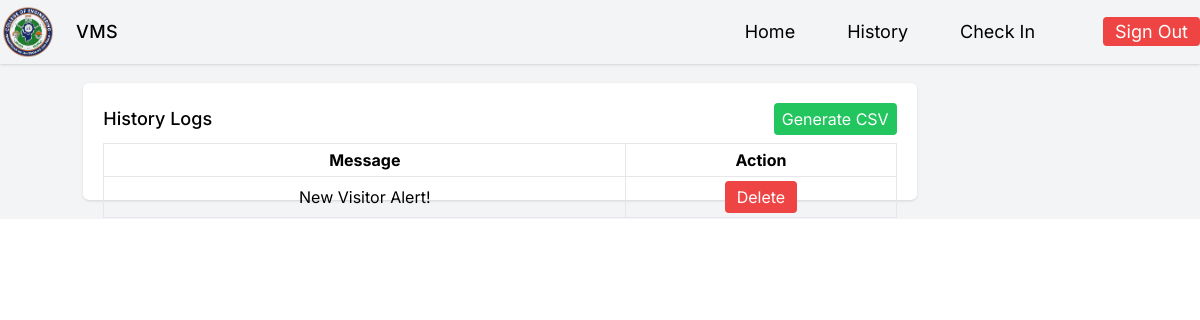
The app's page /notifications (signed in), older data.
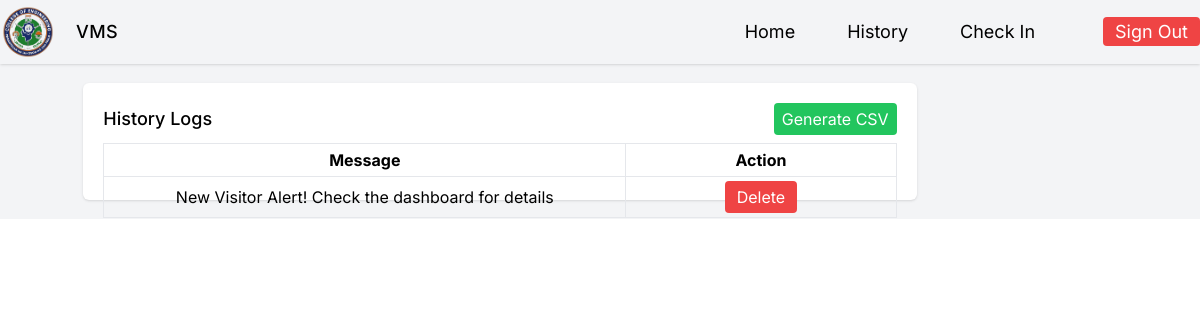
The same page, newer data.
### app.py (models this page shows)
class Notifications(db.Model):
    id = db.Column(db.Integer, primary_key=True)
    message = db.Column(db.String(100), nullable=False)
    isRead = db.Column(db.Boolean, nullable=False, default=False)
    user_id = db.Column(db.Integer, db.ForeignKey('user.id'), nullable=False)

### app.py (the view)
@app.route('/notifications', methods=['GET', 'POST'])
def notifications():
    if 'user_id' not in session:
        flash('You need to log in to access this page!', 'error')
        return redirect(url_for('login'))
    if request.method == 'POST':
        log = Notifications.query.get(request.form.get('notif_id'))
        db.session.delete(log)
        db.session.commit()
        flash('Deleted notifications successfully!', 'success')
    notifications = Notifications.query.all()
    return render_template('Notifications.html', notifications=notifications)

### templates/Notifications.html (shortened to what this page needs)
{% extends './Base.html' %}
{% block content %}
    <div class="h-[93dvh] w-5/6 flex items-center justify-center font-Inter">
        <div class="bg-white rounded-md shadow h-3/4 w-5/6 p-5 space-y-2">
            <div class="flex items-center justify-between">
                <h1 class="text-lg font-medium">History Logs</h1>
                <a href="{{ url_for('download_csv')}}" class="bg-green-500 px-2 text-white rounded py-1">Generate CSV</a>
            </div>
            <table class="w-full ">
                <thead>
                    <tr>
                        <th class="border py-1 w-2/12">Message</th>
                        <th class="border py-1 w-1/12">Action</th>
                    </tr>
                </thead>
                <tbody>
                    {% if notifications %}
                        {% for notif in notifications %}
                            <tr>
                                <td class="border text-center py-1">{{ notif.message }}</td>
                                <td class="border text-center py-1">
                                    <button onclick="showModal()" class="bg-red-500 text-white rounded px-3 py-1">Delete</button>
                                </td>
                            </tr>
                        {% endfor %}
                    {% else %}
                        <tr>
                            <td class="border text-center py-1" colspan="9">No notifications to show</td>
                        </tr>
                    {% endif %}
                </tbody>
            </table>
        </div>
    </div>
{% endblock %}

Row changes from the older to the newer data that the page shows:
changed Notifications: message "New Visitor Alert!" → "New Visitor Alert! Check the dashboard for details"
